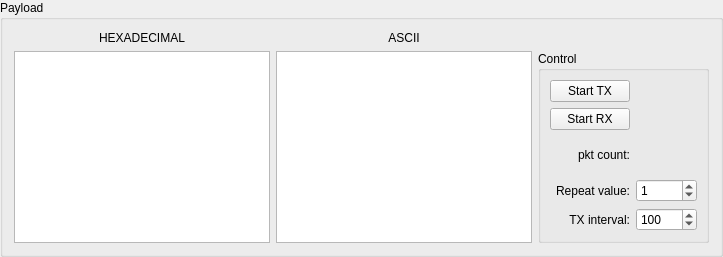
     <widget class="QGroupBox" name="groupBoxPayload">
      <property name="sizePolicy">
       <sizepolicy hsizetype="Minimum" vsizetype="Fixed">
        <horstretch>0</horstretch>
        <verstretch>0</verstretch>
       </sizepolicy>
      </property>
      <property name="title">
       <string>Payload</string>
      </property>
      <layout class="QGridLayout" name="gridLayout_15">
       <item row="1" column="0">
        <widget class="QPlainTextEdit" name="plainTextEdit_payload_hex"/>
       </item>
       <item row="0" column="0">
        <widget class="QLabel" name="label_28">
         <property name="text">
          <string>HEXADECIMAL</string>
         </property>
         <property name="alignment">
          <set>Qt::AlignCenter</set>
         </property>
        </widget>
       </item>
       <item row="0" column="1">
        <widget class="QLabel" name="label_29">
         <property name="text">
          <string>ASCII</string>
         </property>
         <property name="alignment">
          <set>Qt::AlignCenter</set>
         </property>
        </widget>
       </item>
       <item row="1" column="1">
        <widget class="QPlainTextEdit" name="plainTextEdit_payload_ascii"/>
       </item>
       <item row="1" column="2">
        <widget class="QGroupBox" name="groupBox_3">
         <property name="title">
          <string>Control</string>
         </property>
         <layout class="QGridLayout" name="gridLayout_16">
          <item row="0" column="0">
           <widget class="QPushButton" name="pushButtonPktTXRun">
            <property name="text">
             <string>Start TX</string>
            </property>
            <property name="checkable">
             <bool>true</bool>
            </property>
           </widget>
          </item>
          <item row="5" column="0">
           <widget class="QLabel" name="label_31">
            <property name="text">
             <string>TX interval:</string>
            </property>
            <property name="alignment">
             <set>Qt::AlignRight|Qt::AlignTrailing|Qt::AlignVCenter</set>
            </property>
           </widget>
          </item>
          <item row="4" column="1">
           <widget class="QSpinBox" name="spinBoxFSKRepeat">
            <property name="minimum">
             <number>-1</number>
            </property>
            <property name="maximum">
             <number>10000</number>
            </property>
            <property name="value">
             <number>1</number>
            </property>
           </widget>
          </item>
          <item row="5" column="1">
           <widget class="QSpinBox" name="spinBoxTxInterval">
            <property name="minimum">
             <number>10</number>
            </property>
            <property name="maximum">
             <number>2000</number>
            </property>
            <property name="singleStep">
             <number>10</number>
            </property>
            <property name="value">
             <number>100</number>
            </property>
           </widget>
          </item>
          <item row="4" column="0">
           <widget class="QLabel" name="label_32">
            <property name="text">
             <string>Repeat value:</string>
            </property>
            <property name="alignment">
             <set>Qt::AlignRight|Qt::AlignTrailing|Qt::AlignVCenter</set>
            </property>
           </widget>
          </item>
          <item row="2" column="1">
           <widget class="QLabel" name="labelPktCnt">
            <property name="text">
             <string/>
            </property>
           </widget>
          </item>
          <item row="2" column="0">
           <widget class="QLabel" name="label_30">
            <property name="text">
             <string>pkt count:</string>
            </property>
            <property name="alignment">
             <set>Qt::AlignRight|Qt::AlignTrailing|Qt::AlignVCenter</set>
            </property>
           </widget>
          </item>
          <item row="1" column="0">
           <widget class="QPushButton" name="pushButtonPktRXRun">
            <property name="text">
             <string>Start RX</string>
            </property>
            <property name="checkable">
             <bool>true</bool>
            </property>
           </widget>
          </item>
         </layout>
        </widget>
       </item>
      </layout>
     </widget>
